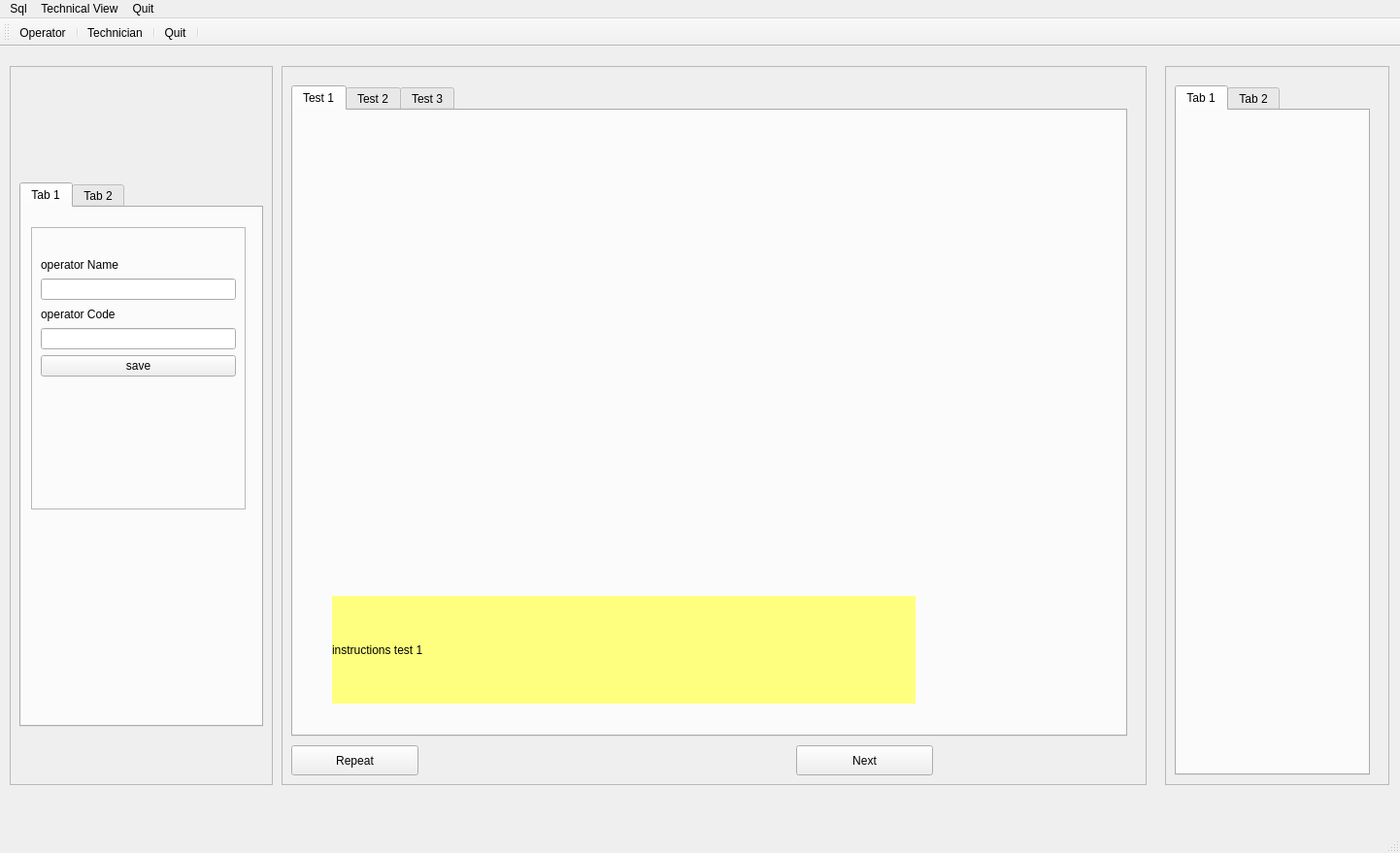
<?xml version="1.0" encoding="UTF-8"?>
<ui version="4.0">
 <class>MainWindow</class>
 <widget class="QMainWindow" name="MainWindow">
  <property name="windowModality">
   <enum>Qt::WindowModal</enum>
  </property>
  <property name="geometry">
   <rect>
    <x>0</x>
    <y>0</y>
    <width>1442</width>
    <height>879</height>
   </rect>
  </property>
  <property name="windowTitle">
   <string>MainWindow</string>
  </property>
  <widget class="QWidget" name="centralwidget">
   <widget class="QFrame" name="frame">
    <property name="geometry">
     <rect>
      <x>10</x>
      <y>20</y>
      <width>271</width>
      <height>741</height>
     </rect>
    </property>
    <property name="frameShape">
     <enum>QFrame::StyledPanel</enum>
    </property>
    <property name="frameShadow">
     <enum>QFrame::Raised</enum>
    </property>
    <widget class="QTabWidget" name="tabWidget">
     <property name="geometry">
      <rect>
       <x>10</x>
       <y>120</y>
       <width>251</width>
       <height>561</height>
      </rect>
     </property>
     <widget class="QWidget" name="tab">
      <attribute name="title">
       <string>Tab 1</string>
      </attribute>
      <widget class="QFrame" name="frame_4">
       <property name="geometry">
        <rect>
         <x>10</x>
         <y>20</y>
         <width>221</width>
         <height>291</height>
        </rect>
       </property>
       <property name="frameShape">
        <enum>QFrame::StyledPanel</enum>
       </property>
       <property name="frameShadow">
        <enum>QFrame::Raised</enum>
       </property>
       <widget class="QWidget" name="">
        <property name="geometry">
         <rect>
          <x>10</x>
          <y>30</y>
          <width>201</width>
          <height>124</height>
         </rect>
        </property>
        <layout class="QVBoxLayout" name="verticalLayout">
         <item>
          <widget class="QLabel" name="label_2">
           <property name="text">
            <string>operator Name</string>
           </property>
          </widget>
         </item>
         <item>
          <widget class="QLineEdit" name="operatorName"/>
         </item>
         <item>
          <widget class="QLabel" name="label_3">
           <property name="text">
            <string>operator Code</string>
           </property>
          </widget>
         </item>
         <item>
          <widget class="QLineEdit" name="operatorCode"/>
         </item>
         <item>
          <widget class="QPushButton" name="operatorNext">
           <property name="text">
            <string>save</string>
           </property>
          </widget>
         </item>
        </layout>
       </widget>
      </widget>
      <widget class="QTimeEdit" name="timeEdit">
       <property name="geometry">
        <rect>
         <x>60</x>
         <y>640</y>
         <width>118</width>
         <height>22</height>
        </rect>
       </property>
      </widget>
     </widget>
     <widget class="QWidget" name="tab_2">
      <attribute name="title">
       <string>Tab 2</string>
      </attribute>
     </widget>
    </widget>
    <widget class="QLabel" name="label_4">
     <property name="geometry">
      <rect>
       <x>20</x>
       <y>20</y>
       <width>221</width>
       <height>101</height>
      </rect>
     </property>
     <property name="text">
      <string/>
     </property>
     <property name="pixmap">
      <pixmap resource="resource.qrc">:/images/logo.png</pixmap>
     </property>
    </widget>
   </widget>
   <widget class="QFrame" name="cRepeatTest">
    <property name="geometry">
     <rect>
      <x>290</x>
      <y>20</y>
      <width>891</width>
      <height>741</height>
     </rect>
    </property>
    <property name="frameShape">
     <enum>QFrame::StyledPanel</enum>
    </property>
    <property name="frameShadow">
     <enum>QFrame::Raised</enum>
    </property>
    <widget class="QTabWidget" name="tabTest">
     <property name="geometry">
      <rect>
       <x>10</x>
       <y>20</y>
       <width>861</width>
       <height>671</height>
      </rect>
     </property>
     <property name="currentIndex">
      <number>0</number>
     </property>
     <widget class="QWidget" name="Test1">
      <attribute name="title">
       <string>Test 1</string>
      </attribute>
      <widget class="QLabel" name="label">
       <property name="geometry">
        <rect>
         <x>40</x>
         <y>500</y>
         <width>601</width>
         <height>111</height>
        </rect>
       </property>
       <property name="styleSheet">
        <string notr="true">background-color: rgb(255, 255, 127);</string>
       </property>
       <property name="text">
        <string>instructions test 1</string>
       </property>
      </widget>
     </widget>
     <widget class="QWidget" name="Test2">
      <attribute name="title">
       <string>Test 2</string>
      </attribute>
     </widget>
     <widget class="QWidget" name="Test3">
      <attribute name="title">
       <string>Test 3</string>
      </attribute>
     </widget>
    </widget>
    <widget class="QPushButton" name="cNextTest">
     <property name="geometry">
      <rect>
       <x>530</x>
       <y>700</y>
       <width>141</width>
       <height>31</height>
      </rect>
     </property>
     <property name="text">
      <string>Next</string>
     </property>
    </widget>
    <widget class="QPushButton" name="pushButton">
     <property name="geometry">
      <rect>
       <x>10</x>
       <y>700</y>
       <width>131</width>
       <height>31</height>
      </rect>
     </property>
     <property name="text">
      <string>Repeat</string>
     </property>
    </widget>
   </widget>
   <widget class="QFrame" name="frame_3">
    <property name="geometry">
     <rect>
      <x>1200</x>
      <y>20</y>
      <width>231</width>
      <height>741</height>
     </rect>
    </property>
    <property name="frameShape">
     <enum>QFrame::StyledPanel</enum>
    </property>
    <property name="frameShadow">
     <enum>QFrame::Raised</enum>
    </property>
    <widget class="QTabWidget" name="tabWidget_3">
     <property name="geometry">
      <rect>
       <x>10</x>
       <y>20</y>
       <width>201</width>
       <height>711</height>
      </rect>
     </property>
     <widget class="QWidget" name="tab_5">
      <attribute name="title">
       <string>Tab 1</string>
      </attribute>
     </widget>
     <widget class="QWidget" name="tab_6">
      <attribute name="title">
       <string>Tab 2</string>
      </attribute>
     </widget>
    </widget>
   </widget>
  </widget>
  <widget class="QMenuBar" name="menubar">
   <property name="geometry">
    <rect>
     <x>0</x>
     <y>0</y>
     <width>1442</width>
     <height>30</height>
    </rect>
   </property>
   <widget class="QMenu" name="menuSql">
    <property name="title">
     <string>Sql</string>
    </property>
    <addaction name="actionSave"/>
    <addaction name="actionopen"/>
    <addaction name="actionOpen"/>
   </widget>
   <widget class="QMenu" name="menuTechnical_View">
    <property name="title">
     <string>Technical View</string>
    </property>
    <addaction name="actionOperator"/>
    <addaction name="actionTechnician"/>
   </widget>
   <widget class="QMenu" name="menuQuit">
    <property name="title">
     <string>Quit</string>
    </property>
    <addaction name="actionQuit"/>
   </widget>
   <addaction name="menuSql"/>
   <addaction name="menuTechnical_View"/>
   <addaction name="menuQuit"/>
  </widget>
  <widget class="QStatusBar" name="statusbar"/>
  <widget class="QToolBar" name="toolBar">
   <property name="windowTitle">
    <string>toolBar</string>
   </property>
   <attribute name="toolBarArea">
    <enum>TopToolBarArea</enum>
   </attribute>
   <attribute name="toolBarBreak">
    <bool>false</bool>
   </attribute>
   <addaction name="actionOperator"/>
   <addaction name="separator"/>
   <addaction name="actionTechnician"/>
   <addaction name="separator"/>
   <addaction name="actionQuit"/>
   <addaction name="separator"/>
  </widget>
  <action name="actionSave">
   <property name="icon">
    <iconset resource="resource.qrc">
     <normaloff>:/images/aboutQtIcon.png</normaloff>:/images/aboutQtIcon.png</iconset>
   </property>
   <property name="text">
    <string>Save</string>
   </property>
   <property name="shortcut">
    <string>Shift+S</string>
   </property>
  </action>
  <action name="actionopen">
   <property name="icon">
    <iconset resource="resource.qrc">
     <normaloff>:/images/pasteIcon.png</normaloff>:/images/pasteIcon.png</iconset>
   </property>
   <property name="text">
    <string>save as</string>
   </property>
  </action>
  <action name="actionOpen">
   <property name="icon">
    <iconset resource="resource.qrc">
     <normaloff>:/images/copyIcon.png</normaloff>:/images/copyIcon.png</iconset>
   </property>
   <property name="text">
    <string>Open</string>
   </property>
  </action>
  <action name="actionOperator">
   <property name="checkable">
    <bool>true</bool>
   </property>
   <property name="icon">
    <iconset resource="resource.qrc">
     <normaloff>:/images/aboutIcon.png</normaloff>:/images/aboutIcon.png</iconset>
   </property>
   <property name="text">
    <string>Operator</string>
   </property>
  </action>
  <action name="actionTechnician">
   <property name="checkable">
    <bool>true</bool>
   </property>
   <property name="icon">
    <iconset resource="resource.qrc">
     <normaloff>:/images/aboutQtIcon.png</normaloff>:/images/aboutQtIcon.png</iconset>
   </property>
   <property name="text">
    <string>Technician</string>
   </property>
  </action>
  <action name="actionQuit">
   <property name="icon">
    <iconset resource="resource.qrc">
     <normaloff>:/images/quitIcon.png</normaloff>:/images/quitIcon.png</iconset>
   </property>
   <property name="text">
    <string>Quit</string>
   </property>
   <property name="shortcut">
    <string>Shift+Q</string>
   </property>
  </action>
 </widget>
 <resources>
  <include location="resource.qrc"/>
 </resources>
 <connections/>
</ui>
